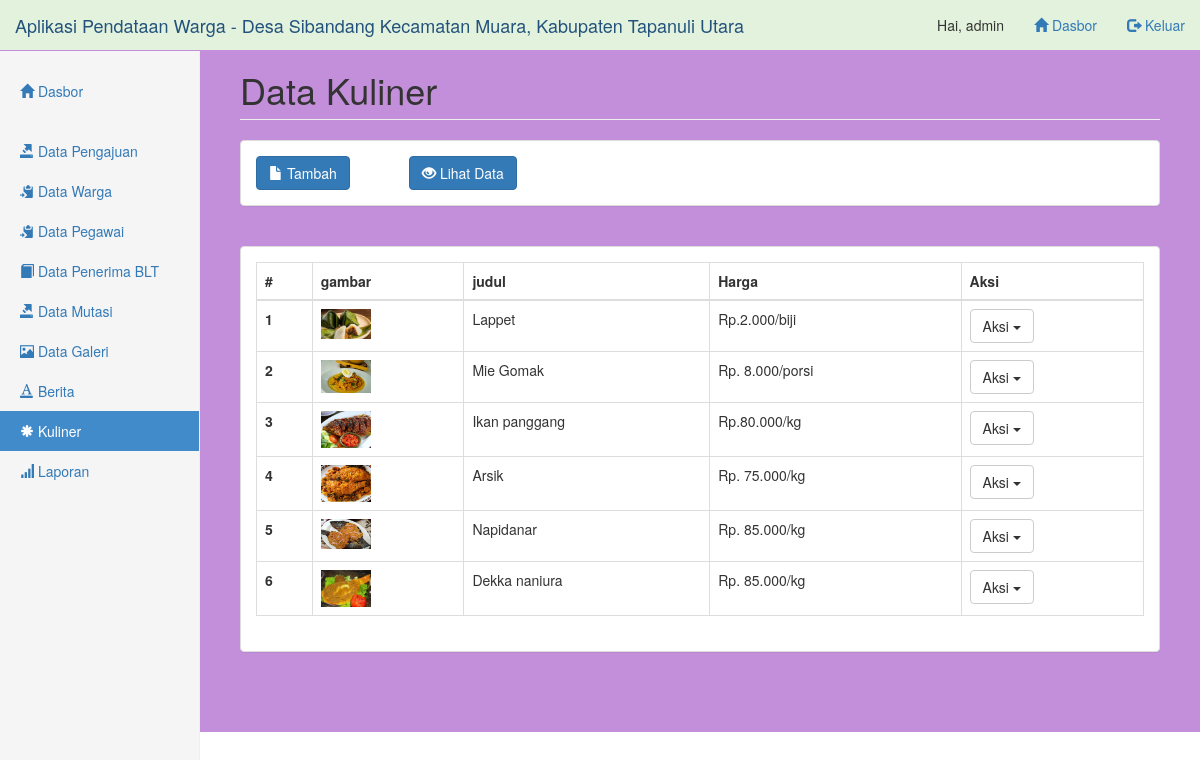
/pages/kuliner/index.php (signed in), run on the app's committed database.
### tables this page shows
CREATE TABLE `kuliner` (
  `id_kuliner` int NOT NULL,
  `gambar_kuliner` varchar(255) NOT NULL,
  `judul_kuliner` varchar(255) NOT NULL,
  `slug_kuliner` varchar(255) DEFAULT NULL,
  `detail_kuliner` text NOT NULL,
  `harga` varchar(255) NOT NULL,
  `no_wa` varchar(20) NOT NULL
);

### pages/kuliner/data-index.php (called while the page is built)
<?php
include('../../config/koneksi.php');
$query = "SELECT * FROM kuliner ORDER BY id_kuliner DESC";
$hasil = mysqli_query($db, $query);
$data_kuliner = array();
while ($row = mysqli_fetch_assoc($hasil)) {
  $data_kuliner[] = $row;
}

### pages/kuliner/index.php (the view, shortened to what this page needs)
<?php include('../_partials/top.php') ?>
<h1 class="page-header">Data Kuliner</h1>
<?php include('_partials/menu.php') ?>
<?php include('data-index.php') ?>
<div class="panel panel-default">
    <div class="panel-body">
        <table class="table table-bordered">
            <thead>
                <tr>
                    <th scope="col">#</th>
                    <th scope="col">gambar</th>
                    <th scope="col">judul</th>
                    <th scope="col">Harga</th>
                    <th scope="col">Aksi</th>
                </tr>
            </thead>
            <tbody>
                <?php $nomor = 1; ?>
                <?php foreach ($data_kuliner as $kuliner) : ?>
                    <tr>
                        <th scope="row"><?= $nomor ?></th>
                        <td><img src="../../assets/kuliner/upload/<?= $kuliner['gambar_kuliner'] ?>" alt="<?= $kuliner['judul_kuliner'] ?>" width="50"></td>
                        <td><?= $kuliner['judul_kuliner'] ?></td>
                        <td><?= $kuliner['harga'] ?></td>
                        <td>
                            <div class="btn-group">
                                <button type="button" class="btn btn-default dropdown-toggle" data-toggle="dropdown" aria-haspopup="true" aria-expanded="false">
                                    Aksi <span class="caret"></span>
                                </button>
                            </div>
                        </td>
                    </tr>
                <?php $nomor++;
                endforeach ?>
            </tbody>
        </table>
    </div>
</div>
<br><br>
<?php include('../_partials/bottom.php') ?>

### assets/css/dashboard.css (style rules this page uses)
body { padding-top: 50px; }
.main .page-header { margin-top: 0; }

### data on the page
kuliner: gambar_kuliner (picture), judul_kuliner "Lappet", harga "Rp.2.000/biji"
kuliner: gambar_kuliner (picture), judul_kuliner "Mie Gomak", harga "Rp. 8.000/porsi"
kuliner: gambar_kuliner (picture), judul_kuliner "Ikan panggang", harga "Rp.80.000/kg"
kuliner: gambar_kuliner (picture), judul_kuliner "Arsik", harga "Rp. 75.000/kg"
kuliner: gambar_kuliner (picture), judul_kuliner "Napidanar", harga "Rp. 85.000/kg"
kuliner: gambar_kuliner (picture), judul_kuliner "Dekka naniura", harga "Rp. 85.000/kg"

### other printed values
$_SESSION['user']['nama_user'] "admin"
